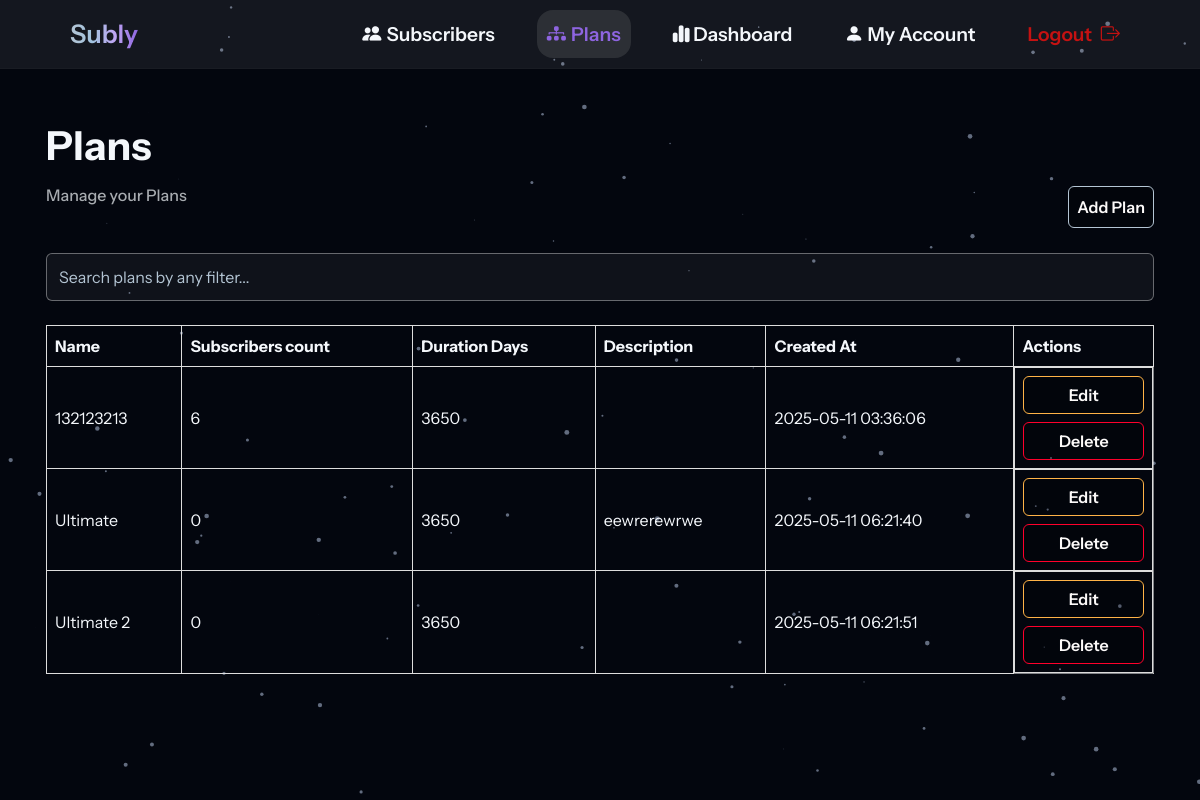
The page /my/plans (signed in) on the database its author committed.
### ManageSubscriptions/models.py (models this page shows)
class ClientPlan(db.Model):
    id = db.Column(db.String(36), primary_key=True, default=lambda: str(uuid.uuid4()))
    client_id = db.Column(db.String(36), db.ForeignKey('client.id'), nullable=False)
    name = db.Column(db.String(255), nullable=False)
    duration_days = db.Column(db.Integer, nullable=False)
    description = db.Column(db.Text, nullable=True)
    created_at = db.Column(db.DateTime, default=lambda:datetime.now())
    subscribers = db.relationship('ClientSubscriber', backref='plan', lazy=True)

### ManageSubscriptions/dashboards/routes.py (the view)
@dashboards_bp.route("/my/plans",methods=['GET'])
@limiter.limit("30 per 10 minutes", methods=["POST"])
@login_required
def plans():
    plans = current_user.plans
    plans_subscribers = {}
    for plan in plans:
        plans_subscribers[plan.name] = len(plan.subscribers)
    print(plans_subscribers)
    return render_template('my_plans.html', title='Subly - My Plans', plans=plans, plans_subscribers=plans_subscribers)

### ManageSubscriptions/models.py (called while the page is built)
@login_manager.user_loader
def load_user(user_id):
    return Client.query.get(user_id)

### ManageSubscriptions/templates/my_plans.html (shortened to what this page needs)
{%extends "layout3.html"%}
{%block content%}
<link rel="stylesheet" href="{{url_for('static', filename='my_plans.css')}}">
<link rel="stylesheet" href="{{url_for('static', filename='statics2.css')}}">
<div class="container px-3">
    <h1 class="white fw-bold mt-5 mb-3">Plans</h1>
    <div class="row d-flex justify-content-between">
        <div class="col-6">
            <h6 class="grey mb-5">Manage your Plans</h6>
        </div>
        {%if plans%}
        <div class="col-6 d-flex justify-content-end">
            <a href="/my/plans/add" class="btn mb-auto add-plan">Add Plan</a>
        </div>
        {%endif%}
    </div>
    {% if plans %}
    <div class="row mb-4">
        <div class="col-12">
            <input type="text" id="searchInput" class="form-control" placeholder="Search plans by any filter...">
        </div>
    </div>
    <table class="responsive-table" id="plansTable">
        <thead>
            <th class="white fw-bold">
                Name
            </th>
            <th class="white fw-bold">
                Subscribers count
            </th>
            <th class="white fw-bold">
                Duration Days
            </th>
            <th class="white fw-bold">
                Description
            </th>
            <th class="white fw-bold">
                Created At
            </th>
            <th class="fw-bold">
                <font class="white">Actions</font>
            </th>
        </thead>
        <tbody>
            {% for plan in plans %}
            <tr>
                <td class="white" data-label="Name">{{plan.name}}</td>
                <td class="white" data-label="Subscribers count">{{plans_subscribers[plan.name]}}</td>
                <td class="white" data-label="Duration Days">{{plan.duration_days}}</td>
                {%if plan.description == None%}
                <td class="white" data-label="Description"></td>
                {%else%}
                <td class="white" data-label="Description">{{plan.description}}</td>
                {%endif%}
                <td class="white" data-label="Created At">{{plan.created_at.strftime('%Y-%m-%d %H:%M:%S')}}</td>
                <td data-label="Actions" class="action-buttons">
                    {%if plan.description == None%}
                    <button class="btn btn-primary edit-btn" data-name="{{plan.name}}" data-duration="{{plan.duration_days}}" data-description="" data-created="{{plan.created_at.strftime('%Y-%m-%d %H:%M:%S')}}">Edit</button>
                    {%else%}
                    <button class="btn btn-primary edit-btn" data-name="{{plan.name}}" data-duration="{{plan.duration_days}}" data-description="{{plan.description}}" data-created="{{plan.created_at.strftime('%Y-%m-%d %H:%M:%S')}}">Edit</button>
                    {%endif%}
                    <button class="btn delete-btn" data-bs-toggle="modal" data-bs-target="#confirmDeleteModal" data-plan-name="{{ plan.name }}">
                    Delete
                    </button>
                </td>
            </tr>
            {% endfor %}
        </tbody>
    </table>
    {%endif%}
</div>
{%endblock%}

### ManageSubscriptions/static/layout3.css (style rules this page uses)
body,main,html { padding-top: 2.3rem !important; }
body { background-color: #03060e !important; display: flex; flex-direction: column; font-family: 'Instrument Sans' !important; }
html, body { height: 100%; margin: 0; }

### ManageSubscriptions/static/my_plans.css (style rules this page uses)
.white { color: #F4F7FB !important; }
.grey { color: #f4f7fbaf !important; }
.responsive-table { width: 100% !important; border-collapse: collapse !important; background-color: rgba(255,255,255,0.) !important; border-radius: 1rem !important; border: 1px solid rgba(255,255,255,0.5); margin-bottom: 5rem !important; }
.responsive-table th, .responsive-table td { border: 1px solid #ddd; padding: 8px; text-align: left; }
.edit-btn { background-color: rgba(0, 0, 0, 0.15) !important; border: 1px solid #FFB347 !important; color: #FCFAF9; font-weight: 600 !important; }
.add-plan { background-color: rgba(0, 0, 0, 0.15) !important; border: 1px solid #B4C5D4 !important; width: fit-content !important; color: #FCFAF9; padding: 0.5rem !important; font-weight: 600 !important; }
.delete-btn { background-color: rgba(0, 0, 0, 0.15) !important; border: 1px solid #ff002b !important; color: #FCFAF9; font-weight: 600 !important; text-align: center !important; margin-left: 1rem; width: 100% !important; }
#searchInput { background-color: rgba(255,255,255,0.05) !important; border: 1px solid rgba(255,255,255,0.4); color: #B4C5D4 !important; height: 3rem !important; }
#searchInput::placeholder { color: #B4C5D4 !important; }
@media (min-width: 768px) { .action-buttons { display: flex; flex-direction: column; gap: 8px; align-items: center; } }
@media (min-width: 768px) { .delete-btn { margin-left: 0 !important; } }
@media (min-width: 768px) { .edit-btn { width: 100% !important; } }

### rows shown on the page
ClientPlan: name "132123213", name "6", duration_days "3650", created_at "2025-05-11 03:36:06"
ClientPlan: name "Ultimate", name "0", duration_days "3650", description "eewrerewrwe", created_at "2025-05-11 06:21:40"
ClientPlan: name "Ultimate 2", name "0", duration_days "3650", created_at "2025-05-11 06:21:51"
